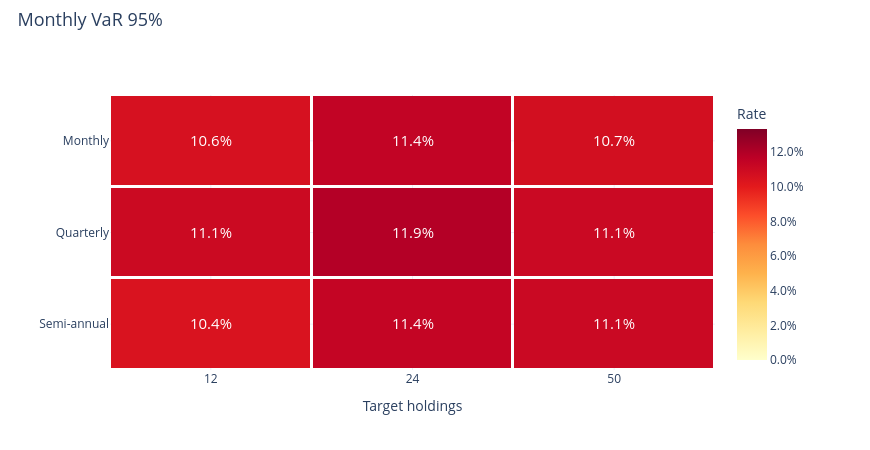

Notebook code cell kept with this figure:
### Markdown cell above
### Monthly 95% VaR

### Code cell
research.heatmap('monthly_var_95')

### Figure 1 — Plotly figure (JSON) as saved in the notebook; plotly's stock layout.template omitted (floating-point values rounded to 4 significant figures)
{"data": [{"colorbar": {"tickformat": ".1%", "title": {"text": "Rate"}}, "colorscale": [[0.0, "rgb(255,255,204)"], [0.125, "rgb(255,237,160)"], [0.25, "rgb(254,217,118)"], [0.375, "rgb(254,178,76)"], [0.5, "rgb(253,141,60)"], [0.625, "rgb(252,78,42)"], [0.75, "rgb(227,26,28)"], [0.875, "rgb(189,0,38)"], [1.0, "rgb(128,0,38)"]], "text": [["10.6%", "11.4%", "10.7%"], ["11.1%", "11.9%", "11.1%"], ["10.4%", "11.4%", "11.1%"]], "textfont": {"size": 15}, "texttemplate": "%{text}", "type": "heatmap", "x": ["12", "24", "50"], "xgap": 3, "y": ["Monthly", "Quarterly", "Semi-annual"], "ygap": 3, "z": [[0.106, 0.1144, 0.1074], [0.1105, 0.1191, 0.1109], [0.1045, 0.1139, 0.1111]], "zmax": 0.1334, "zmin": 0.0}], "layout": {"height": 450, "hovermode": "closest", "legend": {"font": {"size": 12}, "itemclick": "toggle", "itemdoubleclick": "toggleothers", "x": 1.025, "y": 1}, "margin": {"b": 80, "l": 110, "r": 155, "t": 95}, "title": {"font": {"size": 18}, "text": "Monthly VaR 95%", "x": 0.02, "y": 0.97}, "width": 870, "xaxis": {"title": {"text": "Target holdings"}}, "yaxis": {"autorange": "reversed"}}}
